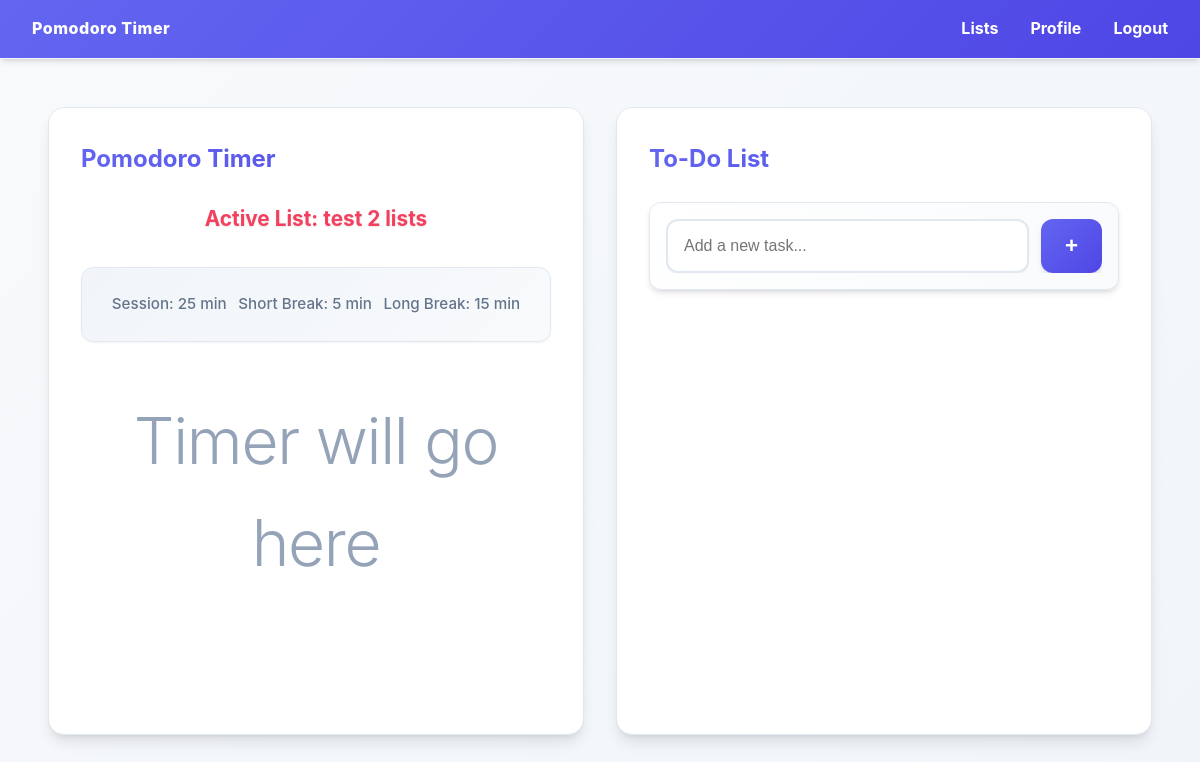
/ (signed in), run on the app's committed database.
### tables this page shows
CREATE TABLE lists (
    id INTEGER PRIMARY KEY AUTOINCREMENT,
    name TEXT NOT NULL UNIQUE,
    description TEXT,
    is_active BOOLEAN DEFAULT 0,
    pomo_session INTEGER DEFAULT 25,
    pomo_short_break INTEGER DEFAULT 5,
    pomo_long_break INTEGER DEFAULT 15,
    pomo_current_time INTEGER DEFAULT 0
, user_id INTEGER);

### pomodoro/routes/home.py (the view)
@bp.route('/')
@login_required
def index():
    db = get_db()
    active_list = db.execute(
        'SELECT * FROM lists WHERE is_active = 1 AND user_id = ?',
        (current_user.id,)
    ).fetchone()
    task_hierarchy_html = ""
    if active_list:
        tasks = get_tasks_with_hierarchy(active_list['id'], current_user.id)
        task_hierarchy_html = render_task_hierarchy(tasks)
    return render_template('home/index.html', active_list=active_list, task_hierarchy_html=task_hierarchy_html)

### pomodoro/db.py (called while the page is built)
def get_db():
    if 'db' not in g:
        os.makedirs(current_app.instance_path, exist_ok=True)
        g.db = sqlite3.connect(
            current_app.config['DATABASE'],
            detect_types=sqlite3.PARSE_DECLTYPES
        )
        g.db.row_factory = sqlite3.Row
        _ensure_schema(g.db)
    return g.db

### pomodoro/models/user.py (called while the page is built)
    @staticmethod
    def get_by_id(user_id):
        database = db.get_db()
        user_data = database.execute(
            'SELECT * FROM users WHERE id = ?', (user_id,)
        ).fetchone()
        if user_data:
            return User(**user_data)
        return None

### pomodoro/routes/home.py (called while the page is built)
def get_db():
    from .. import db
    return db.get_db()

def get_tasks_with_hierarchy(list_id, user_id):
    db = get_db()
    query = '''
    WITH RECURSIVE task_tree AS (
        SELECT id, content, is_done, tags, position, parent_id, level, path, created_at
        FROM tasks
        WHERE list_id = ? AND user_id = ? AND parent_id IS NULL

        UNION ALL

        SELECT t.id, t.content, t.is_done, t.tags, t.position,
               t.parent_id, t.level, t.path, t.created_at
        FROM tasks t
        JOIN task_tree tt ON t.parent_id = tt.id
        WHERE t.list_id = ? AND t.user_id = ?
    )
    SELECT * FROM task_tree ORDER BY
        CASE WHEN parent_id IS NULL THEN position ELSE 999999 END,
        path,
        CASE WHEN parent_id IS NOT NULL THEN position ELSE 999999 END;
    '''
    return db.execute(query, (list_id, user_id, list_id, user_id)).fetchall()

def render_task_hierarchy(tasks):
    html = ""
    root_tasks = [task for task in tasks if task['parent_id'] is None]
    for task in root_tasks:
        html += render_parent_task(task, tasks)
    return html

### pomodoro/templates/home/index.html (shortened to what this page needs)
{% extends 'base.html' %}
{% block head %}
<link rel="stylesheet" href="{{ url_for('static', filename='css/task-reorder.css') }}">
<link rel="stylesheet" href="{{ url_for('static', filename='css/hierarchy.css') }}">
<link rel="stylesheet" href="{{ url_for('static', filename='css/hierarchy-feedback.css') }}">
<link rel="stylesheet" href="{{ url_for('static', filename='css/modal.css') }}">
<link rel="stylesheet" href="{{ url_for('static', filename='css/tag-settings.css') }}">
{% endblock %}
{% block content %}
<div class="home-layout">
    <div class="panel pomodoro-panel">
        <h2>Pomodoro Timer</h2>
        {% if active_list %}
            <div class="pomodoro-placeholder">
                <p class="list-name">Active List: {{ active_list['name'] }}</p>
                <div class="timer-settings">
                    <p>Session: {{ active_list['pomo_session'] }} min</p>
                    <p>Short Break: {{ active_list['pomo_short_break'] }} min</p>
                    <p>Long Break: {{ active_list['pomo_long_break'] }} min</p>
                </div>
                <div class="timer-display">
                    <p class="timer-placeholder">Timer will go here</p>
                </div>
            </div>
        {% else %}
            <p class="no-list">No active list selected. <a href="{{ url_for('lists.index') }}">Select a list</a></p>
        {% endif %}
    </div>
    <div class="panel tasks-panel">
        <h2>To-Do List</h2>
        {% if active_list %}
            <div class="tasks-container">
                <div class="add-task-container">
                    <form method="post" action="{{ url_for('home.add_task') }}" class="add-task-form">
                        <input
                            type="text"
                            name="content"
                            placeholder="Add a new task..."
                            class="task-input"
                            required
                            aria-label="Task content"
                        >
                        <button type="submit" class="add-task-btn">
                            <span class="btn-icon">+</span>
                        </button>
                    </form>
                </div>
            </div>
        {% else %}
            <p class="no-list">No active list selected. <a href="{{ url_for('lists.index') }}">Select a list</a></p>
        {% endif %}
    </div>
</div>
{% endblock %}

### pomodoro/static/css/style.css (style rules this page uses)
:root { --primary-color: #6366f1; --primary-hover: #4f46e5; --primary-light: #818cf8; --secondary-color: #22d3ee; --accent-color: #f43f5e; --success-color: #10b981; --warning-color: #f59e0b; --error-color: #ef4444; --text-primary: #1e293b; --text-secondary: #64748b; --text-muted: #94a3b8; --bg-primary: #ffffff; --bg-secondary: #f8fafc; --bg-tertiary: #f1f5f9; --border-color: #e2e8f0; --border-light: #f1f5f9; --shadow-sm: 0 1px 2px 0 rgb(0 0 0 / 0.05); --shadow-md: 0 4px 6px -1px rgb(0 0 0 / 0.1), 0 2px 4px -2px rgb(0 0 0 / 0.1); --shadow-lg: 0 10px 15px -3px rgb(0 0 0 / 0.1), 0 4px 6px -4px rgb(0 0 0 / 0.1); --shadow-xl: 0 20px 25px -5px rgb(0 0 0 / 0.1), 0 8px 10px -6px rgb(0 0 0 / 0.1); --radius-sm: 0.375rem; --radius-md: 0.5rem; --radius-lg: 0.75rem; --radius-xl: 1rem; }
* { margin: 0; padding: 0; box-sizing: border-box; }
body { font-family: -apple-system, BlinkMacSystemFont, 'Segoe UI', Roboto, 'Helvetica Neue', Arial, sans-serif; background: linear-gradient(135deg, var(--bg-secondary) 0%, #f1f5f9 100%); color: var(--text-primary); line-height: 1.6; min-height: 100vh; }
.home-layout { display: grid; grid-template-columns: 1fr 1fr; gap: 2rem; height: calc(100vh - 140px); padding: 1rem; }
.panel { background: var(--bg-primary); border-radius: var(--radius-xl); padding: 2rem; box-shadow: var(--shadow-lg); overflow-y: auto; border: 1px solid var(--border-color); transition: transform 0.3s ease, box-shadow 0.3s ease; }
.panel h2 { margin-bottom: 1.5rem; color: var(--text-primary); font-size: 1.5rem; font-weight: 700; background: linear-gradient(135deg, var(--primary-color) 0%, var(--primary-hover) 100%); -webkit-background-clip: text; -webkit-text-fill-color: transparent; background-clip: text; }
.pomodoro-placeholder { text-align: center; }
.list-name { font-size: 1.3rem; font-weight: 700; margin-bottom: 2rem; color: var(--accent-color); text-shadow: 0 1px 2px rgba(0,0,0,0.1); }
.timer-settings { display: flex; justify-content: space-around; margin-bottom: 3rem; padding: 1.5rem; background: linear-gradient(135deg, var(--bg-tertiary) 0%, var(--bg-secondary) 100%); border-radius: var(--radius-lg); border: 1px solid var(--border-color); box-shadow: var(--shadow-sm); }
.timer-settings p { font-size: 0.95rem; font-weight: 500; color: var(--text-secondary); }
.timer-display { margin-top: 3rem; }
.timer-placeholder { font-size: 4rem; color: var(--text-muted); font-weight: 300; letter-spacing: -0.02em; }
.add-task-container { margin-bottom: 1.5rem; padding: 1rem; border-radius: var(--radius-lg); background: linear-gradient(135deg, var(--bg-primary) 0%, var(--bg-secondary) 100%); box-shadow: var(--shadow-md); border: 1px solid var(--border-color); }
.add-task-form { display: flex; gap: 0.75rem; align-items: center; overflow: hidden; }
.task-input { flex: 1; padding: 1rem 1.25rem; border: 2px solid var(--border-color); border-radius: var(--radius-lg); font-size: 1rem; transition: all 0.3s ease; background: var(--bg-primary); color: var(--text-primary); box-shadow: var(--shadow-sm); }
.add-task-btn { display: flex; align-items: center; gap: 0.5rem; padding: 1rem 1.5rem; background: linear-gradient(135deg, var(--primary-color) 0%, var(--primary-hover) 100%); color: white; border: none; border-radius: var(--radius-lg); font-weight: 600; font-size: 0.95rem; cursor: pointer; transition: all 0.3s ease; white-space: nowrap; box-shadow: var(--shadow-md); min-width: fit-content; }
.btn-icon { font-size: 1.2rem; line-height: 1; }
.add-task-container { container-type: inline-size; overflow: hidden; }
.add-task-form input { flex: 1; padding: 1rem; border: 2px solid var(--border-color); border-radius: var(--radius-lg); font-size: 1rem; background: var(--bg-primary); color: var(--text-primary); transition: all 0.3s ease; }
.add-task-form button { padding: 1rem 1.5rem; background: linear-gradient(135deg, var(--primary-color) 0%, var(--primary-hover) 100%); color: white; border: none; border-radius: var(--radius-lg); cursor: pointer; font-weight: 600; transition: all 0.3s ease; box-shadow: var(--shadow-md); }

### pomodoro/static/css/hierarchy.css (style rules this page uses)
:root { --hierarchy-indent-size: 24px; --hierarchy-line-color: #e0e0e0; --hierarchy-line-width: 1px; }

### data on the page
lists: name "test 2 lists", pomo_session "25", pomo_short_break "5", pomo_long_break "15"
